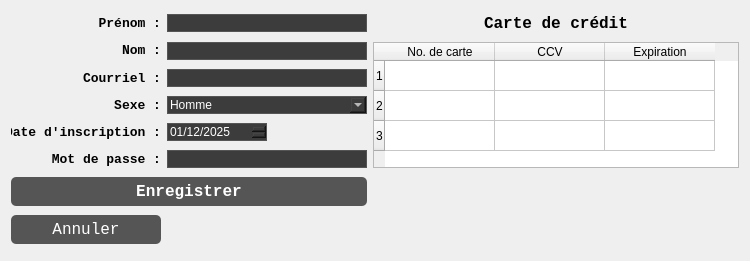
<?xml version="1.0" encoding="UTF-8"?>
<ui version="4.0">
 <class>Clients</class>
 <widget class="QDialog" name="Clients">
  <property name="geometry">
   <rect>
    <x>0</x>
    <y>0</y>
    <width>750</width>
    <height>261</height>
   </rect>
  </property>
  <property name="windowTitle">
   <string>Nouveau Client</string>
  </property>
  <property name="styleSheet">
   <string notr="true">QLineEdit, QComboBox, QDateEdit {
    background-color: #3c3c3c;
    color: white;
    border: 1px solid #555;
}

QPushButton {
    background-color: #555;
    color: white;
    border-radius: 5px;
    padding: 5px;
}

QPushButton:hover {
    background-color: #777;
}
</string>
  </property>
  <layout class="QGridLayout" name="gridLayout">
   <item row="2" column="1" alignment="Qt::AlignLeft">
    <widget class="QLineEdit" name="txtNom">
     <property name="minimumSize">
      <size>
       <width>200</width>
       <height>0</height>
      </size>
     </property>
    </widget>
   </item>
   <item row="4" column="1" alignment="Qt::AlignLeft">
    <widget class="QComboBox" name="cmbSexe">
     <property name="minimumSize">
      <size>
       <width>200</width>
       <height>0</height>
      </size>
     </property>
     <property name="editable">
      <bool>true</bool>
     </property>
     <property name="currentText">
      <string>Homme</string>
     </property>
     <item>
      <property name="text">
       <string>Homme</string>
      </property>
     </item>
     <item>
      <property name="text">
       <string>Femme</string>
      </property>
     </item>
    </widget>
   </item>
   <item row="2" column="0" alignment="Qt::AlignRight|Qt::AlignVCenter">
    <widget class="QLabel" name="lblNom">
     <property name="minimumSize">
      <size>
       <width>100</width>
       <height>0</height>
      </size>
     </property>
     <property name="maximumSize">
      <size>
       <width>100</width>
       <height>16777215</height>
      </size>
     </property>
     <property name="font">
      <font>
       <family>Consolas</family>
       <pointsize>10</pointsize>
       <weight>75</weight>
       <bold>true</bold>
      </font>
     </property>
     <property name="text">
      <string>Nom :</string>
     </property>
     <property name="alignment">
      <set>Qt::AlignRight|Qt::AlignTrailing|Qt::AlignVCenter</set>
     </property>
    </widget>
   </item>
   <item row="3" column="1" alignment="Qt::AlignLeft">
    <widget class="QLineEdit" name="txtCourriel">
     <property name="minimumSize">
      <size>
       <width>200</width>
       <height>0</height>
      </size>
     </property>
    </widget>
   </item>
   <item row="3" column="0" alignment="Qt::AlignRight">
    <widget class="QLabel" name="lblCourriel">
     <property name="minimumSize">
      <size>
       <width>100</width>
       <height>0</height>
      </size>
     </property>
     <property name="maximumSize">
      <size>
       <width>100</width>
       <height>16777215</height>
      </size>
     </property>
     <property name="font">
      <font>
       <family>Consolas</family>
       <pointsize>10</pointsize>
       <weight>75</weight>
       <bold>true</bold>
      </font>
     </property>
     <property name="text">
      <string>Courriel :</string>
     </property>
     <property name="alignment">
      <set>Qt::AlignRight|Qt::AlignTrailing|Qt::AlignVCenter</set>
     </property>
    </widget>
   </item>
   <item row="10" column="0">
    <widget class="QPushButton" name="btnAnnuler">
     <property name="font">
      <font>
       <family>Consolas</family>
       <pointsize>12</pointsize>
       <weight>50</weight>
       <bold>false</bold>
      </font>
     </property>
     <property name="text">
      <string>Annuler</string>
     </property>
    </widget>
   </item>
   <item row="9" column="0" colspan="2">
    <widget class="QPushButton" name="btnEnregistrer">
     <property name="font">
      <font>
       <family>Consolas</family>
       <pointsize>12</pointsize>
       <weight>75</weight>
       <bold>true</bold>
      </font>
     </property>
     <property name="text">
      <string>Enregistrer</string>
     </property>
    </widget>
   </item>
   <item row="1" column="0" alignment="Qt::AlignRight">
    <widget class="QLabel" name="lblPrenom">
     <property name="minimumSize">
      <size>
       <width>100</width>
       <height>0</height>
      </size>
     </property>
     <property name="maximumSize">
      <size>
       <width>100</width>
       <height>16777215</height>
      </size>
     </property>
     <property name="font">
      <font>
       <family>Consolas</family>
       <pointsize>10</pointsize>
       <weight>75</weight>
       <bold>true</bold>
      </font>
     </property>
     <property name="text">
      <string>Prénom :</string>
     </property>
     <property name="alignment">
      <set>Qt::AlignRight|Qt::AlignTrailing|Qt::AlignVCenter</set>
     </property>
    </widget>
   </item>
   <item row="4" column="0" alignment="Qt::AlignRight">
    <widget class="QLabel" name="lblSexe">
     <property name="minimumSize">
      <size>
       <width>100</width>
       <height>0</height>
      </size>
     </property>
     <property name="maximumSize">
      <size>
       <width>100</width>
       <height>16777215</height>
      </size>
     </property>
     <property name="font">
      <font>
       <family>Consolas</family>
       <pointsize>10</pointsize>
       <weight>75</weight>
       <bold>true</bold>
      </font>
     </property>
     <property name="text">
      <string>Sexe :</string>
     </property>
     <property name="alignment">
      <set>Qt::AlignRight|Qt::AlignTrailing|Qt::AlignVCenter</set>
     </property>
    </widget>
   </item>
   <item row="5" column="0">
    <widget class="QLabel" name="lblDate">
     <property name="minimumSize">
      <size>
       <width>150</width>
       <height>0</height>
      </size>
     </property>
     <property name="maximumSize">
      <size>
       <width>150</width>
       <height>16777215</height>
      </size>
     </property>
     <property name="font">
      <font>
       <family>Consolas</family>
       <pointsize>10</pointsize>
       <weight>75</weight>
       <bold>true</bold>
      </font>
     </property>
     <property name="text">
      <string>Date d'inscription :</string>
     </property>
     <property name="alignment">
      <set>Qt::AlignRight|Qt::AlignTrailing|Qt::AlignVCenter</set>
     </property>
    </widget>
   </item>
   <item row="5" column="1" alignment="Qt::AlignLeft">
    <widget class="QDateEdit" name="dateInscription">
     <property name="minimumSize">
      <size>
       <width>100</width>
       <height>0</height>
      </size>
     </property>
     <property name="readOnly">
      <bool>true</bool>
     </property>
     <property name="maximumDate">
      <date>
       <year>2500</year>
       <month>1</month>
       <day>1</day>
      </date>
     </property>
     <property name="minimumDate">
      <date>
       <year>1900</year>
       <month>1</month>
       <day>1</day>
      </date>
     </property>
     <property name="displayFormat">
      <string>dd/MM/yyyy</string>
     </property>
     <property name="calendarPopup">
      <bool>false</bool>
     </property>
     <property name="timeSpec">
      <enum>Qt::LocalTime</enum>
     </property>
     <property name="date">
      <date>
       <year>2025</year>
       <month>12</month>
       <day>1</day>
      </date>
     </property>
    </widget>
   </item>
   <item row="6" column="0">
    <widget class="QLabel" name="lblPassword">
     <property name="font">
      <font>
       <family>Consolas</family>
       <pointsize>10</pointsize>
       <weight>75</weight>
       <bold>true</bold>
       <underline>false</underline>
      </font>
     </property>
     <property name="text">
      <string>Mot de passe :</string>
     </property>
     <property name="alignment">
      <set>Qt::AlignRight|Qt::AlignTrailing|Qt::AlignVCenter</set>
     </property>
    </widget>
   </item>
   <item row="6" column="1" alignment="Qt::AlignLeft">
    <widget class="QLineEdit" name="txtPassword">
     <property name="minimumSize">
      <size>
       <width>200</width>
       <height>0</height>
      </size>
     </property>
     <property name="echoMode">
      <enum>QLineEdit::Password</enum>
     </property>
    </widget>
   </item>
   <item row="2" column="2" rowspan="5" colspan="3">
    <widget class="QTableWidget" name="tableCartes">
     <property name="lineWidth">
      <number>1</number>
     </property>
     <property name="rowCount">
      <number>3</number>
     </property>
     <property name="columnCount">
      <number>3</number>
     </property>
     <attribute name="horizontalHeaderDefaultSectionSize">
      <number>110</number>
     </attribute>
     <attribute name="verticalHeaderDefaultSectionSize">
      <number>30</number>
     </attribute>
     <row/>
     <row/>
     <row/>
     <column>
      <property name="text">
       <string>No. de carte</string>
      </property>
     </column>
     <column>
      <property name="text">
       <string>CCV</string>
      </property>
     </column>
     <column>
      <property name="text">
       <string>Expiration</string>
      </property>
     </column>
    </widget>
   </item>
   <item row="1" column="3">
    <widget class="QLabel" name="label">
     <property name="font">
      <font>
       <family>Consolas</family>
       <pointsize>12</pointsize>
       <weight>75</weight>
       <bold>true</bold>
      </font>
     </property>
     <property name="text">
      <string>Carte de crédit</string>
     </property>
    </widget>
   </item>
   <item row="1" column="1" alignment="Qt::AlignLeft">
    <widget class="QLineEdit" name="txtPrenom">
     <property name="minimumSize">
      <size>
       <width>200</width>
       <height>0</height>
      </size>
     </property>
     <property name="maximumSize">
      <size>
       <width>50</width>
       <height>16777215</height>
      </size>
     </property>
     <property name="sizeIncrement">
      <size>
       <width>0</width>
       <height>0</height>
      </size>
     </property>
    </widget>
   </item>
  </layout>
 </widget>
 <resources/>
 <connections/>
</ui>
